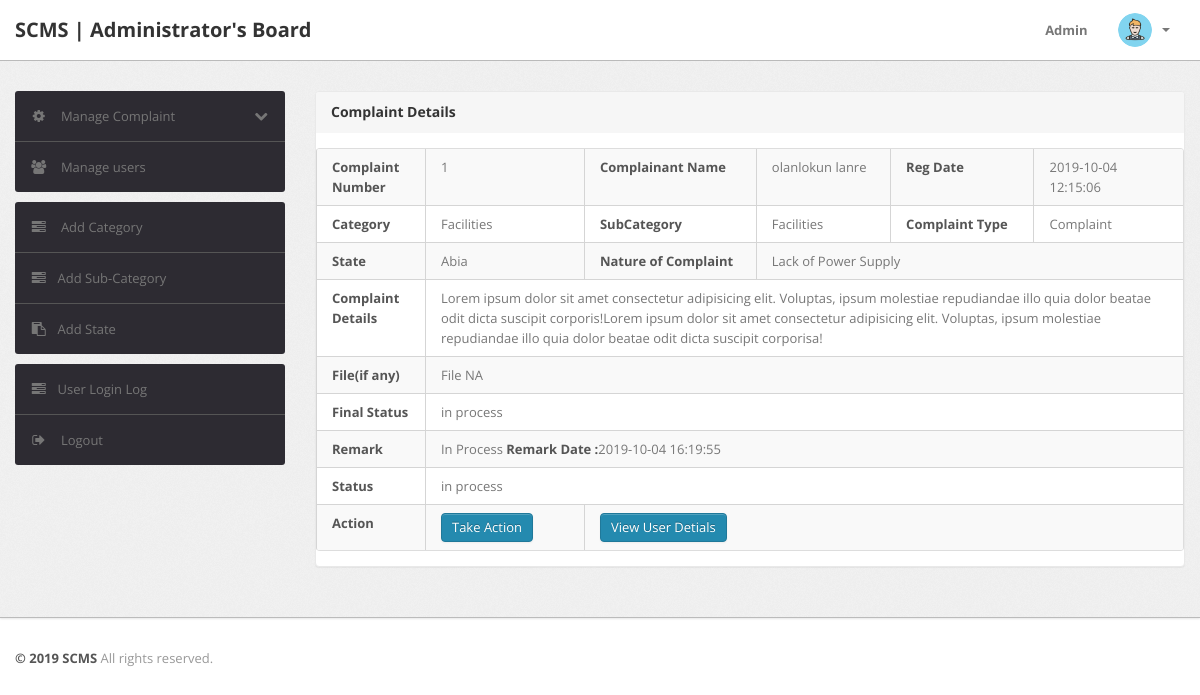
Page /admin/complaint-details.php?cid=1 (signed in) on the committed database.
### tables this page shows
CREATE TABLE `tblcomplaints` (
  `complaintNumber` int(11) NOT NULL,
  `userId` int(11) DEFAULT NULL,
  `category` int(11) DEFAULT NULL,
  `subcategory` varchar(255) DEFAULT NULL,
  `complaintType` varchar(255) DEFAULT NULL,
  `state` varchar(255) DEFAULT NULL,
  `noc` varchar(255) DEFAULT NULL,
  `complaintDetails` mediumtext,
  `complaintFile` varchar(255) DEFAULT NULL,
  `regDate` timestamp NULL DEFAULT CURRENT_TIMESTAMP,
  `status` varchar(50) DEFAULT NULL,
  `lastUpdationDate` timestamp NULL DEFAULT NULL ON UPDATE CURRENT_TIMESTAMP
);

CREATE TABLE `users` (
  `id` int(11) NOT NULL,
  `fullName` varchar(255) DEFAULT NULL,
  `userEmail` varchar(255) DEFAULT NULL,
  `password` varchar(255) DEFAULT NULL,
  `contactNo` bigint(11) DEFAULT NULL,
  `address` tinytext,
  `State` varchar(255) DEFAULT NULL,
  `country` varchar(255) DEFAULT NULL,
  `pincode` int(6) DEFAULT NULL,
  `userImage` varchar(255) DEFAULT NULL,
  `regDate` timestamp NOT NULL DEFAULT CURRENT_TIMESTAMP,
  `updationDate` timestamp NULL DEFAULT '0000-00-00 00:00:00' ON UPDATE CURRENT_TIMESTAMP,
  `status` int(1) DEFAULT NULL
);

CREATE TABLE `category` (
  `id` int(11) NOT NULL,
  `categoryName` varchar(255) DEFAULT NULL,
  `categoryDescription` longtext,
  `creationDate` timestamp NULL DEFAULT CURRENT_TIMESTAMP,
  `updationDate` timestamp NULL DEFAULT NULL ON UPDATE CURRENT_TIMESTAMP
);

CREATE TABLE `complaintremark` (
  `id` int(11) NOT NULL,
  `complaintNumber` int(11) NOT NULL,
  `status` varchar(255) NOT NULL,
  `remark` mediumtext NOT NULL,
  `remarkDate` timestamp NOT NULL DEFAULT CURRENT_TIMESTAMP
);

### admin/complaint-details.php (the view, shortened to what this page needs)
<?php
include('include/config.php');
if(strlen($_SESSION['alogin'])==0)
	{
header('location:index.php');
}
else{
?>
<!DOCTYPE html>
<html lang="en">
<head>
	<link type="text/css" href="bootstrap/css/bootstrap.min.css" rel="stylesheet">
	<link type="text/css" href="bootstrap/css/bootstrap-responsive.min.css" rel="stylesheet">
	<link type="text/css" href="css/theme.css" rel="stylesheet">
	<link type="text/css" href="images/icons/css/font-awesome.css" rel="stylesheet">
</head>
<body>
<?php include('include/header.php');?>
	<div class="wrapper">
		<div class="container">
			<div class="row">
<?php include('include/sidebar.php');?>
			<div class="span9">
					<div class="content">
	<div class="module">
							<div class="module-head">
								<h3>Complaint Details</h3>
							</div>
							<div class="module-body table">
								<table cellpadding="0" cellspacing="0" border="0" class="datatable-1 table table-bordered table-striped	 display" width="100%">
									<tbody>
<?php $st='closed';
$query=mysqli_query($con,"select tblcomplaints.*,users.fullName as name,category.categoryName as catname from tblcomplaints join users on users.id=tblcomplaints.userId join category on category.id=tblcomplaints.category where tblcomplaints.complaintNumber='".$_GET['cid']."'");
while($row=mysqli_fetch_array($query))
{
?>
										<tr>
											<td><b>Complaint Number</b></td>
											<td><?php echo htmlentities($row['complaintNumber']);?></td>
											<td><b>Complainant Name</b></td>
											<td> <?php echo htmlentities($row['name']);?></td>
											<td><b>Reg Date</b></td>
											<td><?php echo htmlentities($row['regDate']);?>
											</td>
										</tr>
<tr>
											<td><b>Category </b></td>
											<td><?php echo htmlentities($row['catname']);?></td>
											<td><b>SubCategory</b></td>
											<td> <?php echo htmlentities($row['subcategory']);?></td>
											<td><b>Complaint Type</b></td>
											<td><?php echo htmlentities($row['complaintType']);?>
											</td>
										</tr>
<tr>
											<td><b>State </b></td>
											<td><?php echo htmlentities($row['state']);?></td>
											<td ><b>Nature of Complaint</b></td>
											<td colspan="3"> <?php echo htmlentities($row['noc']);?></td>
										</tr>
<tr>
											<td><b>Complaint Details </b></td>
											<td colspan="5"> <?php echo htmlentities($row['complaintDetails']);?></td>
										</tr>
<tr>
											<td><b>File(if any) </b></td>
											<td colspan="5"> <?php $cfile=$row['complaintFile'];
if($cfile=="" || $cfile=="NULL")
{
  echo "File NA";
}
else{?>
<a href="../users/complaintdocs/<?php echo htmlentities($row['complaintFile']);?>" target="_blank"/> View File</a>
<?php } ?></td>
</tr>
<tr>
<td><b>Final Status</b></td>
											<td colspan="5"><?php if($row['status']=="")
											{ echo "Not Process Yet";
} else {
										 echo htmlentities($row['status']);
										 }?></td>
										</tr>
<?php $ret=mysqli_query($con,"select complaintremark.remark as remark,complaintremark.status as sstatus,complaintremark.remarkDate as rdate from complaintremark join tblcomplaints on tblcomplaints.complaintNumber=complaintremark.complaintNumber where complaintremark.complaintNumber='".$_GET['cid']."'");
while($rw=mysqli_fetch_array($ret))
{
?>
<tr>
<td><b>Remark</b></td>
<td colspan="5"><?php echo  htmlentities($rw['remark']); ?> <b>Remark Date :</b><?php echo  htmlentities($rw['rdate']); ?></td>
</tr>
<tr>
<td><b>Status</b></td>
<td colspan="5"><?php echo  htmlentities($rw['sstatus']); ?></td>
</tr>
<?php }?>
<tr>
											<td><b>Action</b></td>
											<td>
											<?php if($row['status']=="closed"){
												} else {?>
<a href="javascript:void(0);" onClick="popUpWindow('http://localhost/cms/admin/updatecomplaint.php?cid=<?php echo htmlentities($row['complaintNumber']);?>');" title="Update order">
											 <button type="button" class="btn btn-primary">Take Action</button></td>
											</a><?php } ?></td>
											<td colspan="4">
											<a href="javascript:void(0);" onClick="popUpWindow('http://localhost/cms/admin/userprofile.php?uid=<?php echo htmlentities($row['userId']);?>');" title="Update order">
											 <button type="button" class="btn btn-primary">View User Detials</button></a></td>
										</tr>
										<?php  } ?>
								</table>
							</div>
						</div>
					</div>
				</div>
			</div>
		</div>
	</div>
<?php include('include/footer.php');?>
</body>
<?php } ?>

### admin/css/theme.css (style rules this page uses)
body { font-size: 13px; font-family: 'Open Sans', Arial, sans-serif; background: #fff; color: #777 }
h1, h2, h3, h4, h5, h6 { color: #333; margin-top: 0 }
h3 { font-size: 20px }
strong, b { color: #555 }
.wrapper { background: url(../images/bg.png) #eee; border-bottom: 1px solid #bbb; -webkit-box-shadow: 0 1px 2px rgba(0,0,0,0.1); -moz-box-shadow: 0 1px 2px rgba(0,0,0,0.1); box-shadow: 0 1px 2px rgba(0,0,0,0.1); padding: 30px 0 }
select, textarea, input[type="text"], input[type="password"], input[type="datetime"], input[type="datetime-local"], input[type="date"], input[type="month"], input[type="time"], input[type="week"], input[type="number"], input[type="email"], input[type="url"], input[type="search"], input[type="tel"], input[type="color"], .uneditable-input, label, input, button, select, textarea { -webkit-border-radius: 3px; -moz-border-radius: 3px; border-radius: 3px; font-size: 13px; font-family: 'Open Sans', Tahoma, Arial, sans-serif }
.module { background: #fff; -webkit-border-radius: 3px; -moz-border-radius: 3px; border-radius: 3px; border: 1px solid #ccc; border-bottom-color: #bbb; -webkit-box-shadow: 0 0 1px rgba(0,0,0,0.2); -moz-box-shadow: 0 0 1px rgba(0,0,0,0.2); box-shadow: 0 0 1px rgba(0,0,0,0.2); margin-bottom: 30px }
.btn, .btn-box { -webkit-border-radius: 3px; -moz-border-radius: 3px; border-radius: 3px }
.btn { font-size: 13px; font-weight: 600 }
.btn { display: inline-block; margin-bottom: 0; font-weight: 400; text-align: center; vertical-align: middle; cursor: pointer; background-image: none; border: 1px solid transparent; white-space: nowrap; padding: 4px 10px; font-size: 13px; line-height: 1.42857; border-radius: 4px; -webkit-user-select: none; -moz-user-select: none; -ms-user-select: none; user-select: none }
.btn-primary { color: #fff; background-color: #248aaf; border-color: #20799a }
.table { margin-bottom: 0 }
.table th, .table td { border-color: #d5d5d5!important }
.table-bordered thead:first-child tr:first-child>th:first-child, .table-bordered tbody:first-child tr:first-child>td:first-child { -webkit-border-top-left-radius: 2px; -moz-border-radius-topleft: 2px; border-top-left-radius: 2px }
.table-bordered thead:first-child tr:first-child>th:last-child, .table-bordered tbody:first-child tr:first-child>td:last-child { -webkit-border-top-right-radius: 2px; -moz-border-radius-topright: 2px; border-top-right-radius: 2px }
.table-bordered thead:last-child tr:last-child>th:first-child, .table-bordered tbody:last-child tr:last-child>td:first-child, .table-bordered tfoot:last-child tr:last-child>td:first-child { -webkit-border-bottom-left-radius: 2px; -moz-border-radius-bottomleft: 2px; border-bottom-left-radius: 2px }
.table-bordered thead:last-child tr:last-child>th:last-child, .table-bordered tbody:last-child tr:last-child>td:last-child, .table-bordered tfoot:last-child tr:last-child>td:last-child { -webkit-border-bottom-right-radius: 2px; -moz-border-radius-bottomright: 2px; border-bottom-right-radius: 2px }
.module { box-shadow: 0 0 3px rgba(0,0,0,.1); border-color: #e9e9e9; margin-bottom: 20px; background-color: #fff; border-radius: 4px; -webkit-box-shadow: 0 1px 1px rgba(0,0,0,.05); box-shadow: 0 1px 1px rgba(0,0,0,.05); }
.module-head { color: #767676; background-color: #f6f6f6; border-color: #e9e9e9; padding: 10px 15px; border-bottom: 1px solid transparent; border-top-right-radius: 3px; border-top-left-radius: 3px; }
.module-head h3 { font-size: 14px; line-height: 20px; height: 20px; margin: 0 }
.module-body { padding: 15px }
.module-body.table { padding: 15px 0 }
.module-body.table .table th, .module-body.table .table td { padding-left: 15px; padding-right: 15px }

### rows in the picture
tblcomplaints: complaintNumber "1", userId.fullName "olanlokun lanre", regDate "2019-10-04 12:15:06", category.categoryName "Facilities", subcategory "Facilities", complaintType "Complaint", state "Abia", noc "Lack of Power Supply", complaintDetails "Lorem ipsum dolor sit amet consectetur adipisicing elit. Voluptas, ipsum molestiae repudiandae illo quia dolor beatae odit dicta suscipit corporis!Lorem ipsum dolor sit amet consectetur adipisicing elit. Voluptas, ipsum molestiae repudiandae illo quia dolor beatae odit dicta suscipit corporisa!", complaintFile "File NA", status "in process"
complaintremark: remark "In Process", remarkDate "2019-10-04 16:19:55", status "in process"
